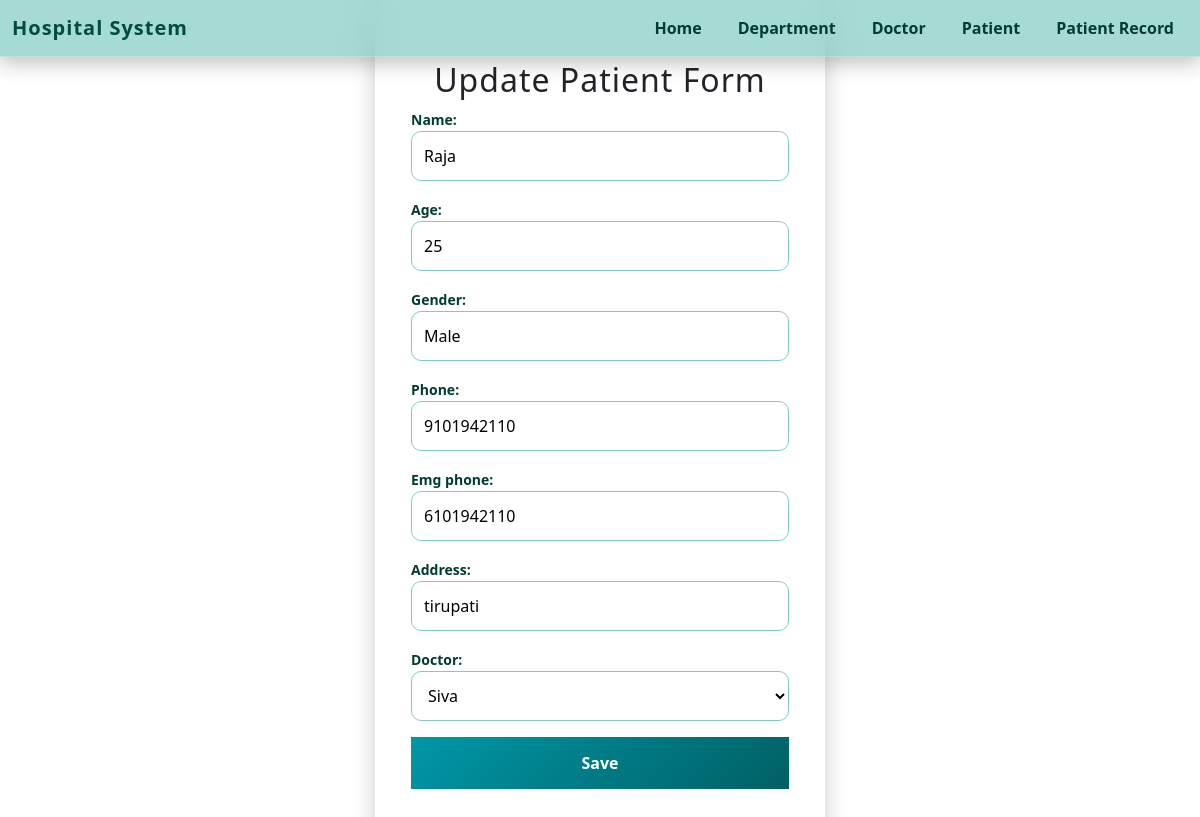
Page /patient_update101/2/ on the committed database.
### app1/models.py (models this page shows, shortened)
class patient_model(models.Model):
    name = models.CharField(max_length=50)
    age = models.IntegerField()
    gender = models.CharField(max_length=10)
    phone = models.CharField(max_length=15)
    emg_phone=models.CharField(max_length=15)
    address = models.CharField(max_length=150)
    doctor = models.ForeignKey(doctor_model, on_delete=models.CASCADE)

class doctor_model(models.Model):
    name = models.CharField(max_length=50)
    department = models.ForeignKey(department_model, on_delete=models.CASCADE)
    def __str__(self):
        return self.name

### app1/views.py (the view)
# urls.py: path("patient_update101/<int:id>/", patient_update, name="patient_update"),
def patient_update(request, id):
    data = patient_model.objects.get(id=id)
    if request.method == "POST":
        form = patient_u_form(request.POST, instance=data)
        if form.is_valid():
            form.save()
            return redirect('patient_list')
    else:
        form = patient_u_form(instance=data)
    content = {
        "form": form
    }
    return render(request, 'frontend_app1/patient_u_form.html', content)

### app1/forms1.py
class patient_u_form(forms.ModelForm):
    class Meta:
        model = patient_model
        fields = '__all__'

### templates/frontend_app1/patient_u_form.html (shortened to what this page needs)
<!DOCTYPE html>
<html lang="en">
<head>
    <link href="https://cdn.jsdelivr.net/npm/bootstrap@5.3.0/dist/css/bootstrap.min.css" rel="stylesheet">
</head>
<body>
    <nav class="navbar navbar-expand-lg navbar-glass fixed-top">
  <div class="container-fluid">
    <a class="navbar-brand" href="{% url 'home' %}">Hospital System</a>
    <div class="collapse navbar-collapse" id="navmenu">
      <ul class="navbar-nav ms-auto">
        <li class="nav-item">
          <a class="nav-link {% if request.path == '/' %}active{% endif %}"
             href="{% url 'home' %}">Home</a>
        </li>
        <li class="nav-item">
          <a class="nav-link {% if 'department' in request.path %}active{% endif %}"
             href="{% url 'department_list' %}">Department</a>
        </li>
        <li class="nav-item">
          <a class="nav-link {% if 'doctor' in request.path %}active{% endif %}"
             href="{% url 'doctor_list' %}">Doctor</a>
        </li>
        <li class="nav-item">
          <a class="nav-link {% if 'patient_list' in request.path %}active{% endif %}"
             href="{% url 'patient_list' %}">Patient</a>
        </li>
        <li class="nav-item">
          <a class="nav-link {% if 'patient_record' in request.path %}active{% endif %}"
             href="{% url 'patient_record_list' %}">Patient Record</a>
        </li>
      </ul>
    </div>
  </div>
</nav>
    <div class="form-box">
     <h2>Update Patient Form</h2>
    <form method="post">
         {{ form.as_p }}
         <button type="submit">Save</button>
    </form>
</div>
</body>
</html>

### templates/frontend_app1/patient_u_form.html (style rules this page uses)
body { background-image: url("https://thumbs.dreamstime.com/b/healthcare-technology-doctor-using-digital-tablet-icon-medical-network-hospital-background-162019727.jpg"); background-size: cover; background-repeat: no-repeat; background-attachment: fixed; min-height: 100vh; display: flex; justify-content: center; align-items: center; font-family: "Poppins", Arial, sans-serif; }
* { padding: 0; margin: 0; box-sizing: border-box; }
.form-box { width: 450px; padding: 60px 35px; border-radius: 18px; background: rgba(255, 255, 255, 0.3); backdrop-filter: blur(12px); border: 1px solid rgba(255, 255, 255, 0.4); box-shadow: 0 8px 25px rgba(0, 0, 0, 0.2); animation: fadeIn 0.8s ease-in-out; }
h2 { text-align: center; margin-bottom: 22px; color: #004d40; font-weight: 700; letter-spacing: 1px; }
form p label { font-weight: 600; color: #003c34; font-size: 14px; }
input, select, textarea { width: 100%; padding: 12px; border: 1px solid #80cbc4; border-radius: 10px; margin-top: 6px; margin-bottom: 20px; background: rgba(255, 255, 255, 0.7); font-size: 15px; transition: 0.25s ease; }
button { width: 100%; padding: 14px; background: linear-gradient(135deg, #0097a7, #006064); border: none; border-radius: 10px; color: white; font-size: 18px; font-weight: 600; cursor: pointer; transition: 0.3s ease-in-out; }
.navbar-glass { background: rgba(0, 150, 136, 0.35); backdrop-filter: blur(12px); -webkit-backdrop-filter: blur(12px); border-bottom: 1px solid rgba(255, 255, 255, 0.25); box-shadow: 0 6px 20px rgba(0, 0, 0, 0.25); }
.navbar-glass .navbar-brand { font-weight: 700; color: #004d40 !important; letter-spacing: 1px; }
.navbar-glass .nav-link { font-weight: 600; color: #003c34 !important; margin-left: 8px; padding: 8px 14px !important; border-radius: 8px; transition: 0.3s ease; }

### rows in the picture
patient_model: name "Raja", age "25", gender "Male", phone "9101942110", emg_phone "6101942110", address "tirupati", doctor "Siva"
